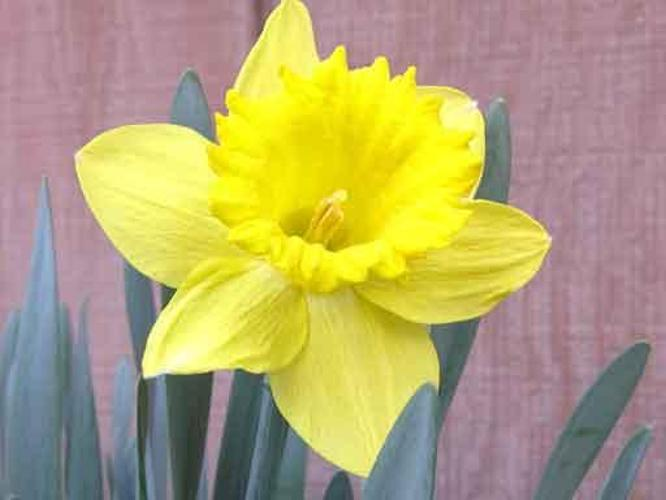
#> input picture Dataset/input_images/easy/easy_1.jpg, 666 x 500 px
$ python medium_images.py
#> lines starting #> are read from the running program, lines starting #| are printed output that depends on the picture; after the words box and inside, x2 and y2 are one past the last pixel; in counts of white or black regions, pixels touching at a corner belong together; pictures that were not available may be replaced by others from this repository, and a replacement may not be noted
### HSV/helper.py
import cv2
from enum import Enum
import os

input_path = "../Dataset/input_images/"
output_path = "../output_images/"
pipeline_path = os.path.join(os.getcwd(), "pipeline")

easy1_image = cv2.imread(input_path + "easy/easy_1.jpg")
#> easy1_image is the input picture: shape (500, 666, 3); mean B, G, R 113.4, 165.4, 178.9
easy2_image = cv2.imread(input_path + "easy/easy_2.jpg")
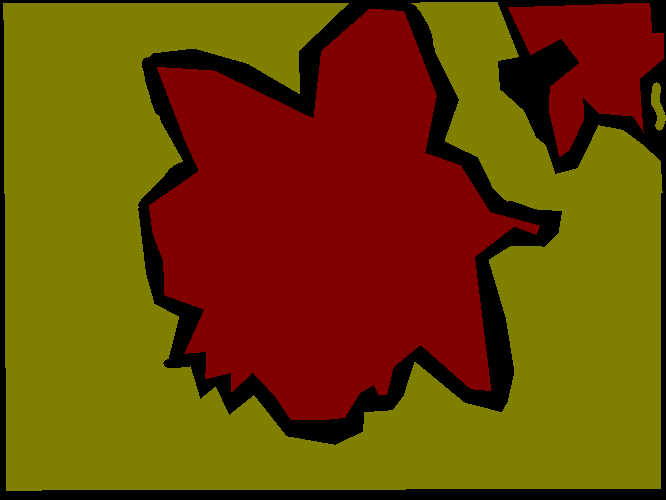
#> input picture Dataset/ground_truths/easy/easy_2.png, 666 x 500 px, given in place of easy_2.jpg, which was not available
#> easy2_image is the input picture: shape (500, 666, 3); mean B, G, R 0, 67.8, 109.3
easy3_image = cv2.imread(input_path + "easy/easy_3.jpg")
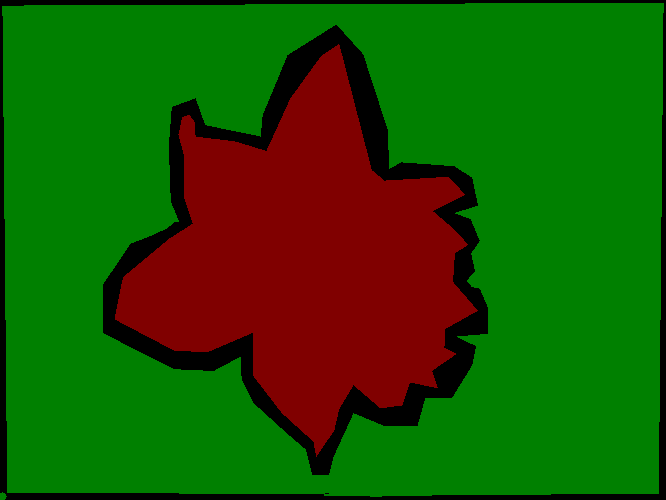
#> input picture Dataset/ground_truths/easy/easy_3.png, 666 x 500 px, given in place of easy_3.jpg, which was not available
#> easy3_image is the input picture: shape (500, 666, 3); mean B, G, R 0, 85.8, 28.8
medium1_image = cv2.imread(input_path + "medium/medium_1.jpg")
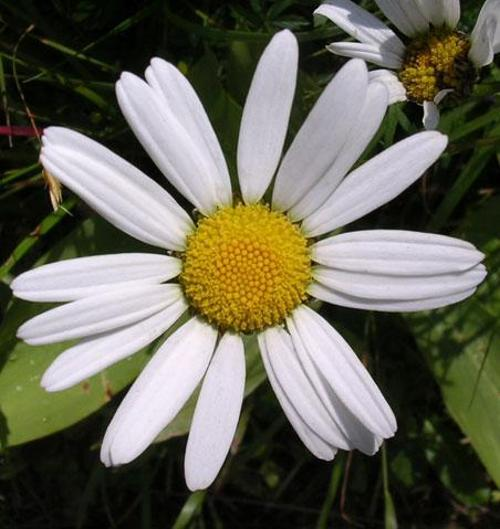
#> input picture Dataset/input_images/medium/medium_1.jpg, 500 x 529 px
#> medium1_image is the input picture: shape (529, 500, 3); mean B, G, R 88.3, 102.5, 103.8
medium2_image = cv2.imread(input_path + "medium/medium_2.jpg")
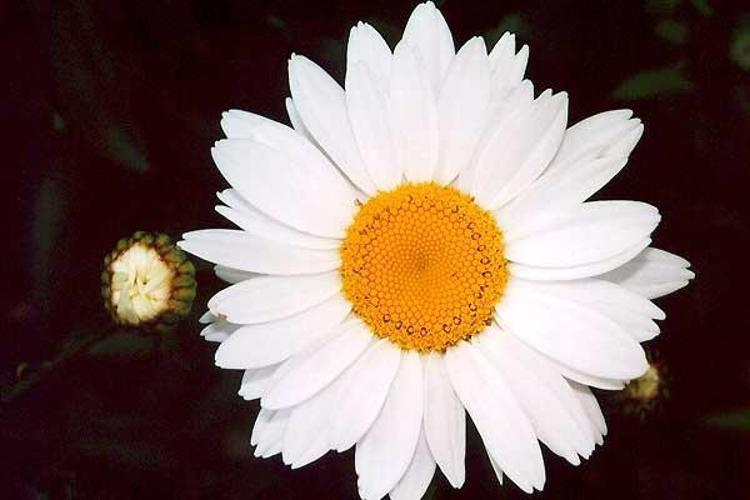
#> input picture Dataset/input_images/medium/medium_2.jpg, 750 x 500 px
#> medium2_image is the input picture: shape (500, 750, 3); mean B, G, R 96.1, 102.5, 123.6
medium3_image = cv2.imread(input_path + "medium/medium_3.jpg")
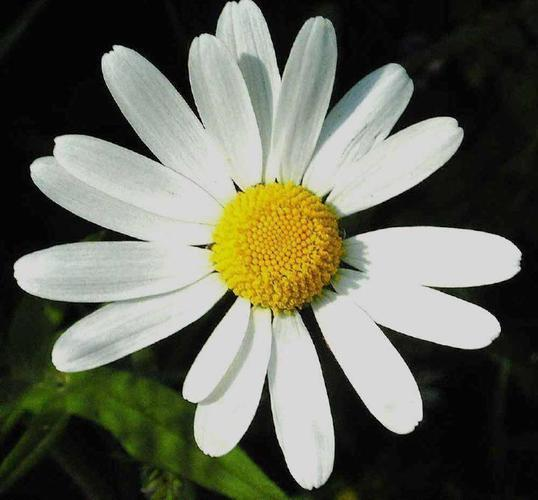
#> input picture Dataset/input_images/medium/medium_3.jpg, 538 x 500 px
#> medium3_image is the input picture: shape (500, 538, 3); mean B, G, R 89.3, 103.2, 101.2
hard1_image = cv2.imread(input_path + "hard/hard_1.jpg")
hard2_image = cv2.imread(input_path + "hard/hard_2.jpg")
hard3_image = cv2.imread(input_path + "hard/hard_3.jpg")
imageMap: dict = {
    "easy1": easy1_image,
    "easy2": easy2_image,
    "easy3": easy3_image,
    "medium1": medium1_image,
    "medium2": medium2_image,
    "medium3": medium3_image,
    "hard1": hard1_image,
    "hard2": hard2_image,
    "hard3": hard3_image,
}


def normalize_hsv(h: int, s: int, v: int):
    return [h / 2, s / 100 * 255, v / 100 * 255]


class HSVCHANNEL(Enum):
    HUE = 0
    SATURATION = 1
    VALUE = 2


def convert_to_binary(image, min_value=10):
    return cv2.threshold(
        cv2.cvtColor(image, cv2.COLOR_BGR2GRAY), min_value, 255, cv2.THRESH_BINARY
    )[1]

### HSV/medium_images.py
import os
import matplotlib.pyplot as plt
import cv2
import numpy as np
from helper import imageMap, normalize_hsv, pipeline_path, convert_to_binary


def threshold_image_hsv(image, lower, upper, lower1, upper1, index):
    image = cv2.medianBlur(image, 21)
    hsv = cv2.cvtColor(image, cv2.COLOR_BGR2HSV)
    lower = np.array(normalize_hsv(lower[0], lower[1], lower[2]))
    upper = np.array(normalize_hsv(upper[0], upper[1], upper[2]))
    mask = cv2.inRange(hsv, lower, upper)

    lower1 = np.array(normalize_hsv(lower1[0], lower1[1], lower1[2]))
    upper1 = np.array(normalize_hsv(upper1[0], upper1[1], upper1[2]))
    mask1 = cv2.inRange(hsv, lower1, upper1)
    mask = mask + mask1
    final_image = cv2.bitwise_and(image, image, mask=mask)
    final_image = cv2.GaussianBlur(final_image, (21, 21), 5)
    final_image = convert_to_binary(final_image, 40)
    path = os.path.join(pipeline_path, "medium", "trial_and_error")
    os.path.exists(path) or os.makedirs(path)
    cv2.imwrite(os.path.join(path, f"{index}.jpg"), final_image)
    return final_image


medium_map: dict = [
    {
        "image": "medium1",
        "lower": [30, 50, 10],
        "upper": [55, 100, 100],
        "lower1": [0, 0, 10],
        "upper1": [360, 20, 100],
    },
    {
        "image": "medium2",
        "lower": [15, 5, 20],
        "upper": [55, 100, 100],
        "lower1": [0, 0, 40],
        "upper1": [360, 30, 100],
    },
    {
        "image": "medium3",
        "lower": [35, 15, 20],
        "upper": [70, 100, 100],
        "lower1": [0, 0, 20],
        "upper1": [360, 20, 100],
    },
]

plt.figure(figsize=(20, 20))

for i in range(len(medium_map)):
    plt.subplot(4, 3, i + 1)
    plt.imshow(
        cv2.cvtColor(
            threshold_image_hsv(
                imageMap[medium_map[i]["image"]],
                medium_map[i]["lower"],
                medium_map[i]["upper"],
                medium_map[i]["lower1"],
                medium_map[i]["upper1"],
                i,
            ),
            cv2.COLOR_RGB2BGR,
        )
    )
    plt.axis("off")
    plt.title(medium_map[i]["image"])
#> this loop made 3 passes
#> pass 1, in threshold_image_hsv, `mask = cv2.inRange(hsv, lower, upper)`:
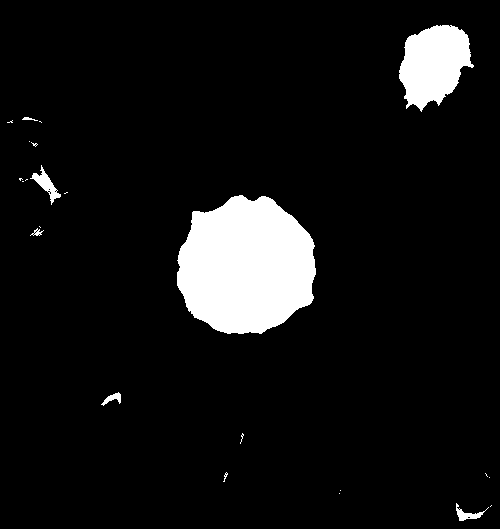
#> mask: shape (529, 500); 7.6% white; 23 white regions (16 under 20 px), largest, box (x1, y1, x2, y2) and area: (177, 195, 316, 334) 15003, (399, 25, 474, 112) 4359, (30, 165, 61, 205) 362

# for i in range(len(medium_map)):
#     plt.subplot(4, 3, i + 4)
#     plt.imshow(
#         cv2.cvtColor(
#             threshold_image_with_blur(
#                 imageMap[medium_map[i]["image"]],
#                 medium_map[i]["lower"],
#                 medium_map[i]["upper"],
#                 5,
#             ),
#             cv2.COLOR_RGB2BGR,
#         )
#     )
#     plt.axis("off")
#     plt.title(medium_map[i]["image"] + " with blur")
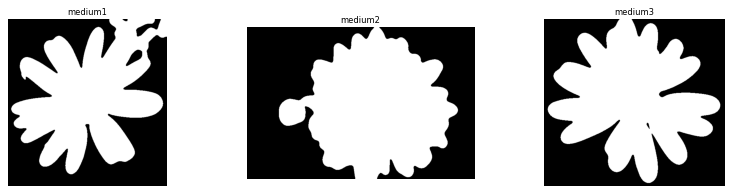
#> figure drawn by matplotlib, 3 panels
